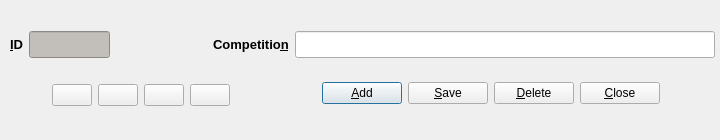
<?xml version="1.0" encoding="UTF-8"?>
<ui version="4.0">
 <class>CompEntryDlg</class>
 <widget class="QDialog" name="CompEntryDlg">
  <property name="geometry">
   <rect>
    <x>0</x>
    <y>0</y>
    <width>720</width>
    <height>140</height>
   </rect>
  </property>
  <property name="minimumSize">
   <size>
    <width>720</width>
    <height>140</height>
   </size>
  </property>
  <property name="maximumSize">
   <size>
    <width>720</width>
    <height>140</height>
   </size>
  </property>
  <property name="windowTitle">
   <string>Competition Entry</string>
  </property>
  <widget class="QWidget" name="">
   <property name="geometry">
    <rect>
     <x>270</x>
     <y>68</y>
     <width>441</width>
     <height>51</height>
    </rect>
   </property>
   <layout class="QHBoxLayout" name="horizontalLayout">
    <item>
     <spacer name="horizontalSpacer_3">
      <property name="orientation">
       <enum>Qt::Horizontal</enum>
      </property>
      <property name="sizeHint" stdset="0">
       <size>
        <width>13</width>
        <height>20</height>
       </size>
      </property>
     </spacer>
    </item>
    <item>
     <widget class="QPushButton" name="addEntry">
      <property name="toolTip">
       <string>Add Entry</string>
      </property>
      <property name="text">
       <string>&amp;Add</string>
      </property>
      <property name="icon">
       <iconset>
        <normaloff>images/add.png</normaloff>images/add.png</iconset>
      </property>
     </widget>
    </item>
    <item>
     <widget class="QPushButton" name="saveEntry">
      <property name="toolTip">
       <string>Delete Entry</string>
      </property>
      <property name="text">
       <string>&amp;Save</string>
      </property>
      <property name="icon">
       <iconset resource="fmrd_resources.qrc">
        <normaloff>:/images/save.png</normaloff>:/images/save.png</iconset>
      </property>
     </widget>
    </item>
    <item>
     <widget class="QPushButton" name="deleteEntry">
      <property name="toolTip">
       <string>Delete Entry</string>
      </property>
      <property name="text">
       <string>&amp;Delete</string>
      </property>
      <property name="icon">
       <iconset>
        <normaloff>images/delete.png</normaloff>images/delete.png</iconset>
      </property>
     </widget>
    </item>
    <item>
     <widget class="QPushButton" name="closeButton">
      <property name="toolTip">
       <string>Close Window</string>
      </property>
      <property name="text">
       <string>&amp;Close</string>
      </property>
      <property name="icon">
       <iconset>
        <normaloff>images/quit.png</normaloff>images/quit.png</iconset>
      </property>
     </widget>
    </item>
    <item>
     <spacer name="horizontalSpacer_4">
      <property name="orientation">
       <enum>Qt::Horizontal</enum>
      </property>
      <property name="sizeHint" stdset="0">
       <size>
        <width>13</width>
        <height>20</height>
       </size>
      </property>
     </spacer>
    </item>
   </layout>
  </widget>
  <widget class="QWidget" name="">
   <property name="geometry">
    <rect>
     <x>10</x>
     <y>21</y>
     <width>705</width>
     <height>48</height>
    </rect>
   </property>
   <layout class="QHBoxLayout" name="horizontalLayout_3">
    <item>
     <widget class="QLabel" name="label">
      <property name="text">
       <string>&lt;!DOCTYPE HTML PUBLIC &quot;-//W3C//DTD HTML 4.0//EN&quot; &quot;http://www.w3.org/TR/REC-html40/strict.dtd&quot;&gt;
&lt;html&gt;&lt;head&gt;&lt;meta name=&quot;qrichtext&quot; content=&quot;1&quot; /&gt;&lt;style type=&quot;text/css&quot;&gt;
p, li { white-space: pre-wrap; }
&lt;/style&gt;&lt;/head&gt;&lt;body style=&quot; font-family:'Sans Serif'; font-size:10pt; font-weight:400; font-style:normal;&quot;&gt;
&lt;p style=&quot; margin-top:0px; margin-bottom:0px; margin-left:0px; margin-right:0px; -qt-block-indent:0; text-indent:0px;&quot;&gt;&lt;span style=&quot; font-weight:600;&quot;&gt;&amp;amp;ID&lt;/span&gt;&lt;/p&gt;&lt;/body&gt;&lt;/html&gt;</string>
      </property>
      <property name="buddy">
       <cstring>compID_display</cstring>
      </property>
     </widget>
    </item>
    <item>
     <widget class="QLineEdit" name="compID_display">
      <property name="maximumSize">
       <size>
        <width>81</width>
        <height>27</height>
       </size>
      </property>
      <property name="styleSheet">
       <string notr="true">background-color: rgb(194, 190, 186);</string>
      </property>
      <property name="readOnly">
       <bool>true</bool>
      </property>
     </widget>
    </item>
    <item>
     <spacer name="horizontalSpacer">
      <property name="orientation">
       <enum>Qt::Horizontal</enum>
      </property>
      <property name="sizeHint" stdset="0">
       <size>
        <width>68</width>
        <height>46</height>
       </size>
      </property>
     </spacer>
    </item>
    <item>
     <widget class="QLabel" name="label_2">
      <property name="text">
       <string>&lt;!DOCTYPE HTML PUBLIC &quot;-//W3C//DTD HTML 4.0//EN&quot; &quot;http://www.w3.org/TR/REC-html40/strict.dtd&quot;&gt;
&lt;html&gt;&lt;head&gt;&lt;meta name=&quot;qrichtext&quot; content=&quot;1&quot; /&gt;&lt;style type=&quot;text/css&quot;&gt;
p, li { white-space: pre-wrap; }
&lt;/style&gt;&lt;/head&gt;&lt;body style=&quot; font-family:'Sans Serif'; font-size:10pt; font-weight:400; font-style:normal;&quot;&gt;
&lt;p style=&quot; margin-top:0px; margin-bottom:0px; margin-left:0px; margin-right:0px; -qt-block-indent:0; text-indent:0px;&quot;&gt;&lt;span style=&quot; font-weight:600;&quot;&gt;Competitio&amp;amp;n&lt;/span&gt;&lt;/p&gt;&lt;/body&gt;&lt;/html&gt;</string>
      </property>
      <property name="buddy">
       <cstring>competitionEdit</cstring>
      </property>
     </widget>
    </item>
    <item>
     <widget class="QLineEdit" name="competitionEdit">
      <property name="minimumSize">
       <size>
        <width>420</width>
        <height>27</height>
       </size>
      </property>
      <property name="maximumSize">
       <size>
        <width>420</width>
        <height>27</height>
       </size>
      </property>
      <property name="toolTip">
       <string>Name of football competition</string>
      </property>
     </widget>
    </item>
   </layout>
  </widget>
  <widget class="QWidget" name="">
   <property name="geometry">
    <rect>
     <x>10</x>
     <y>70</y>
     <width>261</width>
     <height>51</height>
    </rect>
   </property>
   <layout class="QHBoxLayout" name="horizontalLayout_2">
    <item>
     <spacer name="horizontalSpacer_5">
      <property name="orientation">
       <enum>Qt::Horizontal</enum>
      </property>
      <property name="sizeHint" stdset="0">
       <size>
        <width>18</width>
        <height>20</height>
       </size>
      </property>
     </spacer>
    </item>
    <item>
     <widget class="QPushButton" name="firstEntry">
      <property name="toolTip">
       <string>First Entry</string>
      </property>
      <property name="text">
       <string/>
      </property>
      <property name="icon">
       <iconset resource="fmrd_resources.qrc">
        <normaloff>:/images/first.png</normaloff>:/images/first.png</iconset>
      </property>
     </widget>
    </item>
    <item>
     <widget class="QPushButton" name="prevEntry">
      <property name="toolTip">
       <string>Previous Entry</string>
      </property>
      <property name="text">
       <string/>
      </property>
      <property name="icon">
       <iconset resource="fmrd_resources.qrc">
        <normaloff>:/images/prev.png</normaloff>:/images/prev.png</iconset>
      </property>
     </widget>
    </item>
    <item>
     <widget class="QPushButton" name="nextEntry">
      <property name="toolTip">
       <string>Next Entry</string>
      </property>
      <property name="text">
       <string/>
      </property>
      <property name="icon">
       <iconset resource="fmrd_resources.qrc">
        <normaloff>:/images/next.png</normaloff>:/images/next.png</iconset>
      </property>
     </widget>
    </item>
    <item>
     <widget class="QPushButton" name="lastEntry">
      <property name="toolTip">
       <string>Last Entry</string>
      </property>
      <property name="text">
       <string/>
      </property>
      <property name="icon">
       <iconset resource="fmrd_resources.qrc">
        <normaloff>:/images/last.png</normaloff>:/images/last.png</iconset>
      </property>
     </widget>
    </item>
    <item>
     <spacer name="horizontalSpacer_2">
      <property name="orientation">
       <enum>Qt::Horizontal</enum>
      </property>
      <property name="sizeHint" stdset="0">
       <size>
        <width>18</width>
        <height>20</height>
       </size>
      </property>
     </spacer>
    </item>
   </layout>
  </widget>
 </widget>
 <resources>
  <include location="fmrd_resources.qrc"/>
 </resources>
 <connections/>
</ui>
